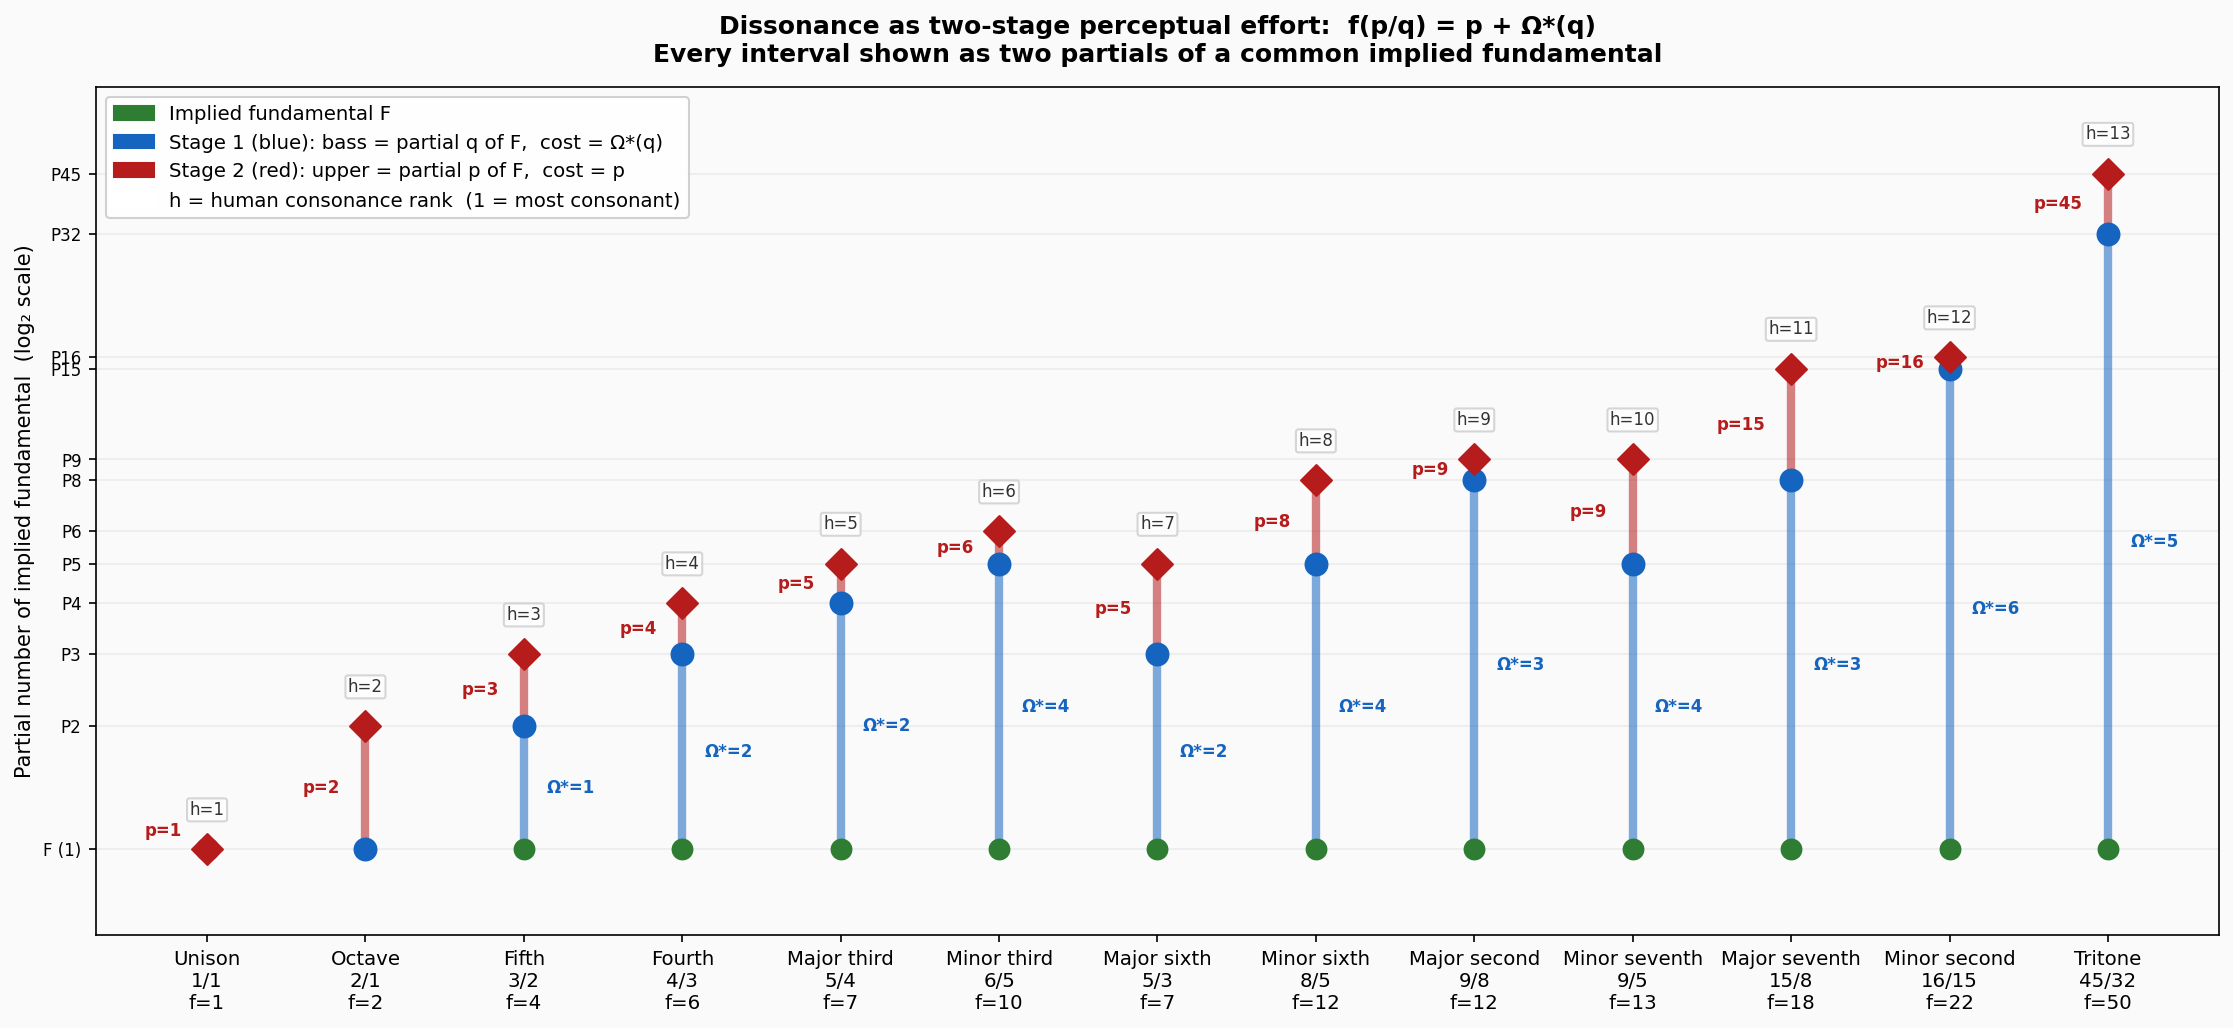

The Python source for this figure:
"""
Stem diagram: every interval as two partials of a common implied fundamental.
Blue stem = Stage 1 (bass establishes context, cost = Ω*(q)).
Red stem  = Stage 2 (upper note reaches into series, cost = p).
"""

from math import gcd, log2
from sympy import factorint
import numpy as np
import matplotlib.pyplot as plt
import matplotlib.patches as mpatches
from scipy.stats import spearmanr

def omega_star(n):
    if n <= 1: return 0
    return sum(e*(pr-1) for pr, e in factorint(n).items())

def f(p, q):
    g = gcd(p, q); p, q = p//g, q//g
    return p + omega_star(q)

def reduce(p, q):
    g = gcd(p, q); return p//g, q//g

INTERVALS = [
    (1,  1,  "Unison",        1),
    (2,  1,  "Octave",        2),
    (3,  2,  "Fifth",         3),
    (4,  3,  "Fourth",        4),
    (5,  4,  "Major third",   5),
    (6,  5,  "Minor third",   6),
    (5,  3,  "Major sixth",   7),
    (8,  5,  "Minor sixth",   8),
    (9,  8,  "Major second",  9),
    (9,  5,  "Minor seventh",10),
    (15, 8,  "Major seventh",11),
    (16,15,  "Minor second", 12),
    (45,32,  "Tritone",      13),
]

fig, ax = plt.subplots(figsize=(15, 7))
fig.patch.set_facecolor('#fafafa')

ax.set_xlim(-0.7, len(INTERVALS) - 0.3)
ax.set_ylim(-0.7, 6.2)
ax.set_xticks(range(len(INTERVALS)))
ax.set_xticklabels(
    [f"{name}\n{p}/{q}\nf={f(p,q)}" for p,q,name,_ in INTERVALS],
    fontsize=9.5
)
ax.set_ylabel("Partial number of implied fundamental  (log₂ scale)", fontsize=10)
ax.set_yticks([0, 1, log2(3), 2, log2(5), log2(6), log2(8), log2(9),
               log2(15), log2(16), log2(32), log2(45)])
ax.set_yticklabels(['F (1)', 'P2', 'P3', 'P4', 'P5', 'P6', 'P8',
                    'P9', 'P15', 'P16', 'P32', 'P45'], fontsize=8)
ax.grid(True, axis='y', alpha=0.18, color='#aaa')
ax.set_facecolor('#fafafa')

# Colour gradient: consonant green → dissonant red
cmap = plt.cm.RdYlGn_r
n = len(INTERVALS)

for i, (p, q, name, human) in enumerate(INTERVALS):
    pp, qq = reduce(p, q)
    col = cmap((human - 1) / 12)

    y_fund = 0
    y_q    = log2(qq)
    y_p    = log2(pp)

    # Stage 1: fundamental → bass  (blue tint)
    ax.plot([i, i], [y_fund, y_q],
            color='#1565C0', lw=4, alpha=0.55, solid_capstyle='round', zorder=2)

    # Stage 2: bass → upper  (red tint)
    ax.plot([i, i], [y_q, y_p],
            color='#B71C1C', lw=4, alpha=0.55, solid_capstyle='round', zorder=2)

    # Nodes
    ax.scatter(i, y_fund, color='#2E7D32', s=90,  zorder=5)   # fundamental
    ax.scatter(i, y_q,    color='#1565C0', s=110, zorder=5)   # bass
    ax.scatter(i, y_p,    color='#B71C1C', s=110,
               marker='D', zorder=5)                           # upper

    oq = omega_star(qq)
    # Stage 1 cost label
    if oq > 0:
        mid1 = (y_fund + y_q) / 2
        ax.text(i + 0.14, mid1, f"Ω*={oq}", fontsize=8,
                color='#1565C0', va='center', fontweight='bold')

    # Stage 2 cost label
    mid2 = (y_q + y_p) / 2 if y_p != y_q else y_p + 0.15
    ax.text(i - 0.16, mid2, f"p={pp}", fontsize=8,
            color='#B71C1C', va='center', ha='right', fontweight='bold')

    # Human rank in a small box at top
    ax.text(i, y_p + 0.28, f"h={human}", ha='center', fontsize=8,
            color='#333',
            bbox=dict(boxstyle='round,pad=0.15', facecolor='white',
                      edgecolor='#ccc', alpha=0.8))

# Legend
leg = [
    mpatches.Patch(color='#2E7D32', label='Implied fundamental F'),
    mpatches.Patch(color='#1565C0',
                   label='Stage 1 (blue): bass = partial q of F,  cost = Ω*(q)'),
    mpatches.Patch(color='#B71C1C',
                   label='Stage 2 (red): upper = partial p of F,  cost = p'),
    mpatches.Patch(color='white', edgecolor='#ccc',
                   label='h = human consonance rank  (1 = most consonant)'),
]
ax.legend(handles=leg, loc='upper left', fontsize=9.5, framealpha=0.9,
          edgecolor='#ccc')

ax.set_title(
    "Dissonance as two-stage perceptual effort:  f(p/q) = p + Ω*(q)\n"
    "Every interval shown as two partials of a common implied fundamental",
    fontsize=12, fontweight='bold', pad=12)

plt.tight_layout()
plt.savefig("/Users/davidderoure/gradus/perceptual_stem.png",
            dpi=150, bbox_inches='tight')
plt.close()
print("Saved to perceptual_stem.png")
